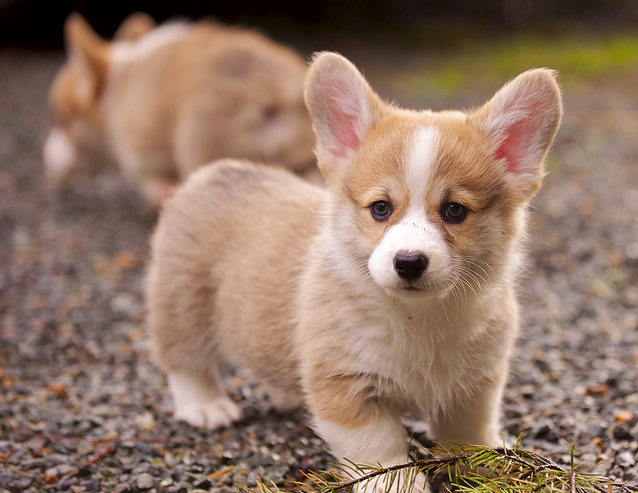
#> input picture dog.png, 638 x 493 px
$ python ImageProcessing.py
#> lines starting #> are read from the running program, lines starting #| are printed output that depends on the picture
#cv2.imread(file_name, flag) : 이미지를 읽어 Numpy 객체로 만드는 함수
#flag 종류
#IMREAD_COLOR : 이미지를 Color로 읽고, 투명한 부분은 무시
#IMREAD_GRAYSCALE : 이미지를  Grayscale로 읽기
#IMREAD_UNCHANGED : 이미지를 Color로 읽고, 투명한 부분도 읽기(Alpha)
#반환값 : Numpy 객체(행, 열, 색상 : 기본 BGR)

#cv2.imshow(title. image) : 특정한 이미지를 화면에 출력

#cv2.imwrite(file_name, image) : 특정한 이미지를 파일로 저장하는 함수

#cv2.waitKey(time) : 키보드 입력을 처리하는 함수, time = 0이면 무한대기(키입력까지)
#반환값 : 입력한 값의 아스키코드

#cv2.destroyAllWindows() : 열려있는 윈도우창 다 닫기

import cv2
img_basic = cv2.imread('dog.png', cv2.IMREAD_COLOR)
#> img_basic is the input picture: shape (493, 638, 3); mean B, G, R 101.8, 118.6, 145.7
cv2.imshow('Image_basic', img_basic)
cv2.waitKey(0)
cv2.imwrite('result1.png', img_basic)

cv2.destroyAllWindows()

img_gray = cv2.cvtColor(img_basic, cv2.COLOR_BGR2GRAY)
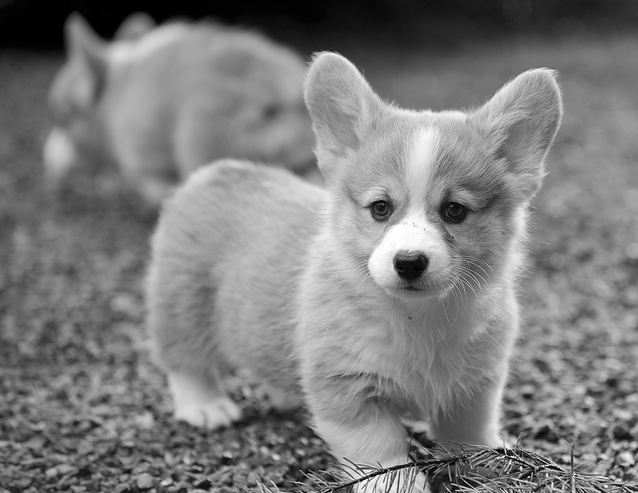
#> img_gray: shape (493, 638); min 0, max 255, mean 124.8
cv2.imshow('Image_gray', img_gray)
cv2.waitKey(0)
cv2.imwrite('result2.png', img_gray)

$ run again, with stairs.png copied over dog.png
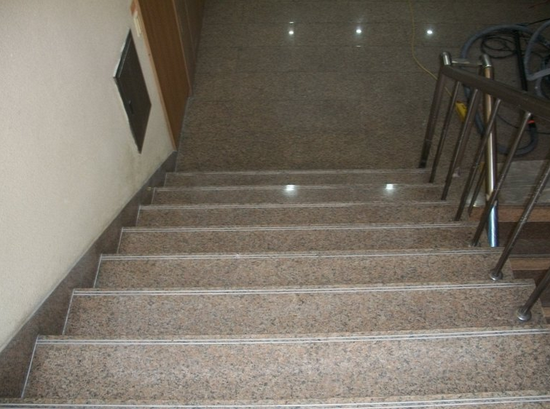
#> input picture stairs.png, 550 x 409 px
#> img_basic is the input picture: shape (409, 550, 3); mean B, G, R 101.3, 112.4, 119.9
#> `img_gray = cv2.cvtColor(img_basic, cv2.COLOR_BGR2GRAY)`:
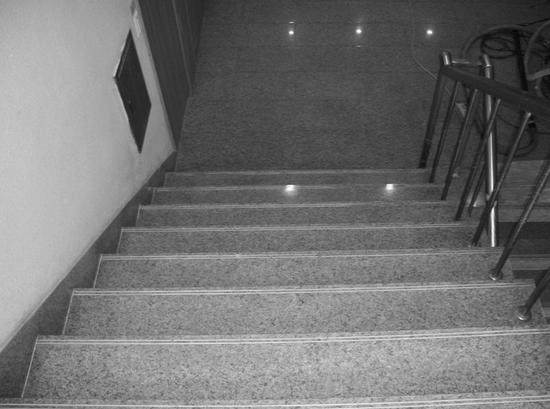
#> img_gray: shape (409, 550); min 4, max 255, mean 113.4

$ run again, with cat.jpg saved as dog.png
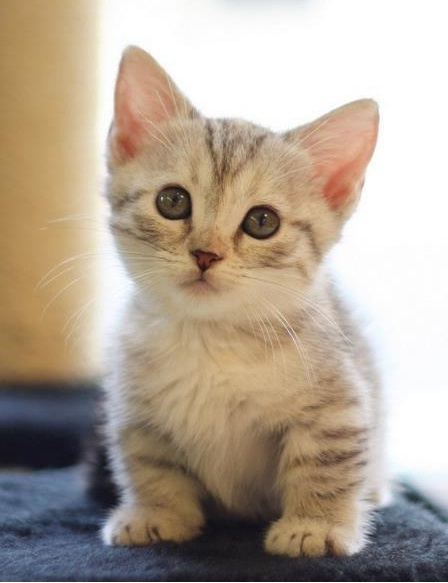
#> input picture cat.jpg, 448 x 583 px
#> img_basic is the input picture: shape (583, 448, 3); mean B, G, R 150.9, 166, 179.5
#> `img_gray = cv2.cvtColor(img_basic, cv2.COLOR_BGR2GRAY)`:
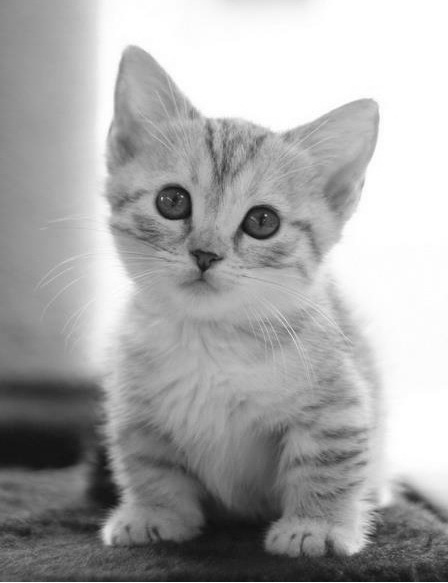
#> img_gray: shape (583, 448); min 13, max 255, mean 168.3
